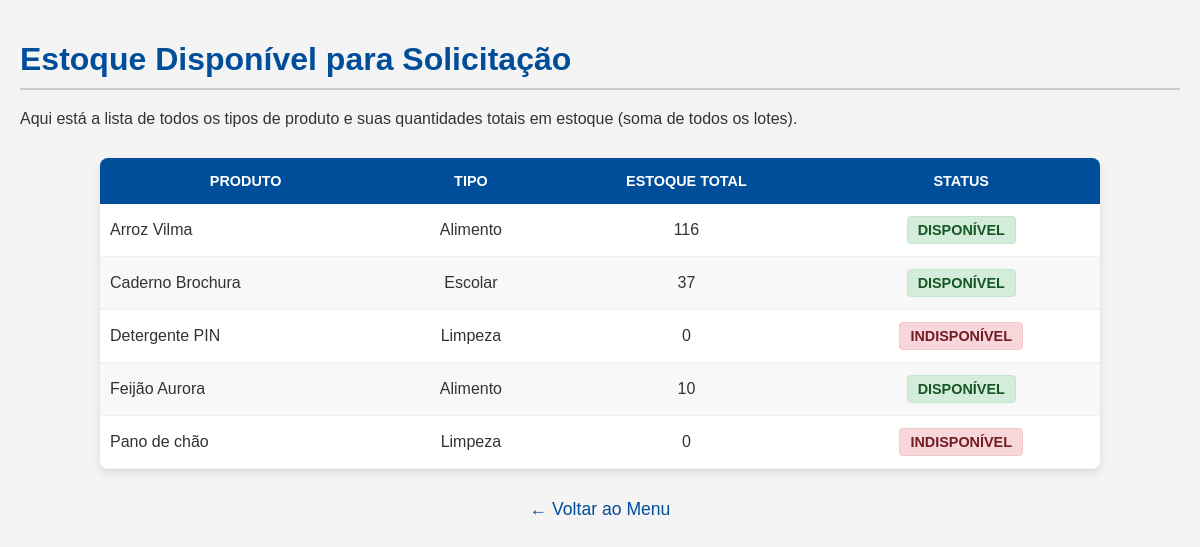
The app's page /produtos/estoque/ (signed in), older data.
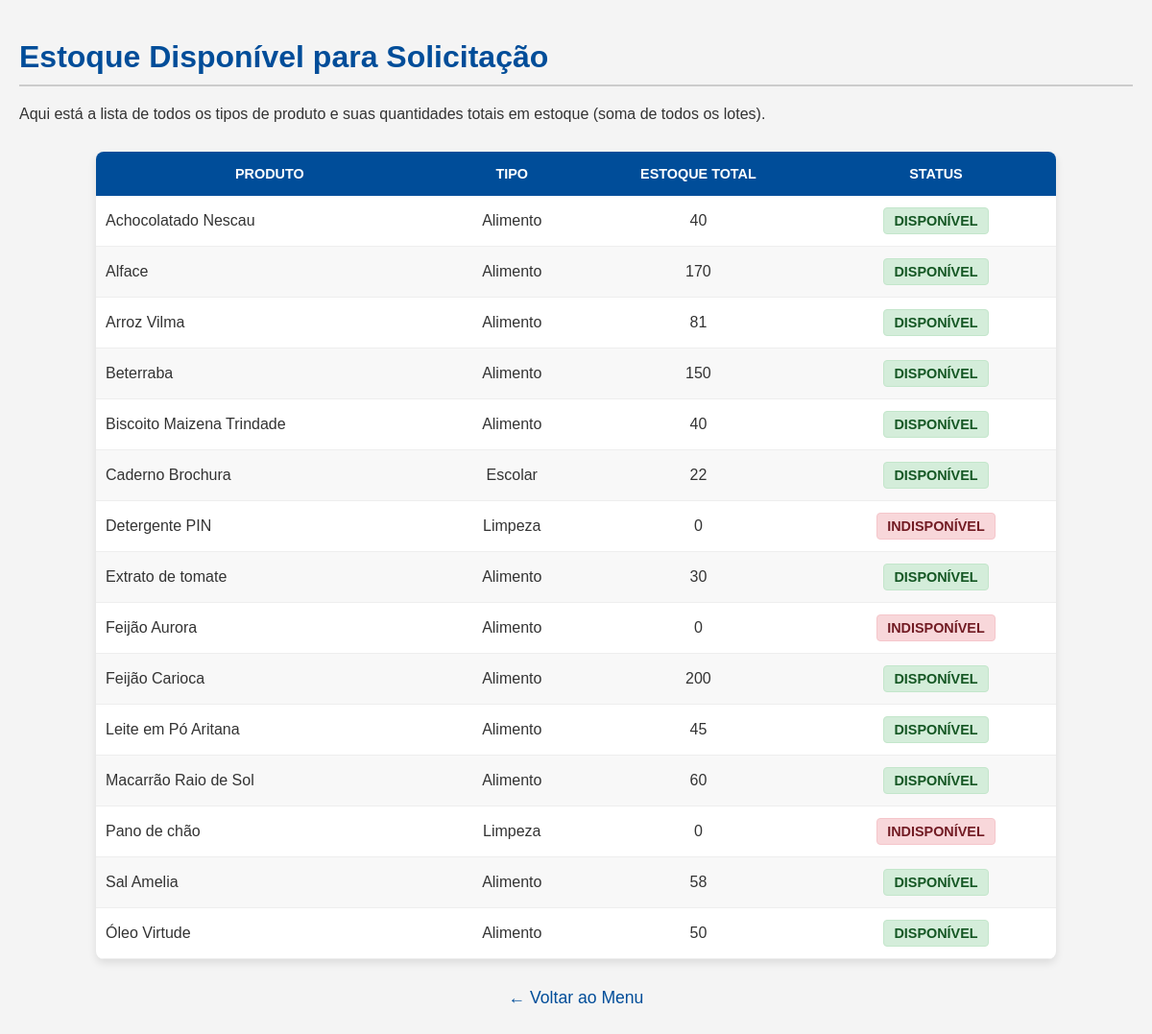
The same page, newer data.
### produtos/models.py (models this page shows, shortened)
class TipoProduto(models.Model):
    id = models.AutoField(primary_key=True)
    nome = models.CharField(max_length=100, unique=True)
    PRODUTO_TIPO = (
        ('ALIMENTO', 'Alimento'),
        ('LIMPEZA', 'Limpeza'),
        ('ESCOLAR', 'Escolar'),
        ('OUTROS', 'Outros'),
    )
    tipo = models.CharField(max_length=50, choices=PRODUTO_TIPO, default='OUTROS')
    ORIGEM_COMPRA_CHOICES = (
        ('COMUM', 'Compra Comum'),
        ('AGRICULTURA', 'Agricultura Familiar'),
    )
    origem_compra = models.CharField(
        max_length=15,
        choices=ORIGEM_COMPRA_CHOICES,
        default='COMUM',
        verbose_name='Origem da Compra'
    )
    UNIDADE_CHOICES = (
        ('KG', 'Quilogramas (KG)'),
        ('G', 'Gramas (g)'),
        ('L', 'Litros (L)'),
        ('ML', 'Mililitros (mL)'),
        ('UN', 'Unidades (Un)'),
        ('CX', 'Caixas (Cx)'),
        ('NA', 'Não Aplicável (N/A)')
    )
    unidade_medida = models.CharField(
        max_length=5,
        choices=UNIDADE_CHOICES,
        default='NA',
        verbose_name='Unidade de Medida'
    )
    possui_data_fabricacao = models.BooleanField(
        default=True,
        verbose_name='Possui Data de Fabricação?',
    )
    possui_data_validade = models.BooleanField(
        default=True,
        verbose_name='Possui Data de Validade?'
    )
    ativo = models.BooleanField(
        default=True,
        verbose_name='Ativo',
        help_text='Produtos inativos não aparecem para novos pedidos, mas mantêm histórico'
    )
    class Meta:
        ordering = ['nome']
        verbose_name = 'Tipo de Produto'
        verbose_name_plural = 'Tipos de Produtos'
        db_table = 'tb_tipo_produto'

### produtos/views.py (the view)
# urls.py: path('estoque/', views.listar_estoque_disponivel, name='estoque_disponivel'),
@login_required
@user_passes_test(lambda u: u.is_diretor())
def listar_estoque_disponivel(request):
    produtos = TipoProduto.objects.filter(ativo=True).annotate(
        total_estoque=Coalesce(
            Sum('lotes__quantidade_pacotes'),
            0,
            output_field=IntegerField()
        )
    ).order_by('nome')
    context = {
        'produtos': produtos
    }
    return render(request, 'produtos/estoque_disponivel.html', context)

### usuarios/models.py (called while the page is built)
    def is_diretor(self):
        return self.cargo == 'DIRETOR'

### produtos/templates/produtos/estoque_disponivel.html (shortened to what this page needs)
{% load static %}
<!DOCTYPE html>
<html lang="pt-br">
<head>
    <link rel="stylesheet" href="{% static 'produtos/estoque_lista.css' %}">
    <link rel="stylesheet" href="{% static 'produtos/estoque_diretor.css' %}">
    <link rel="stylesheet" href="{% static 'produtos/pedidos.css'%}">
</head>
<body>
    <div class="container-principal">
        <h1>Estoque Disponível para Solicitação</h1>
        <p>Aqui está a lista de todos os tipos de produto e suas quantidades totais em estoque (soma de todos os lotes).</p>
        <table class="tabela-pedidos">
            <thead>
                <tr>
                    <th>Produto</th>
                    <th class="col-tipo">Tipo</th>
                    <th class="col-estoque-total">Estoque Total</th>
                    <th class="col-status-solicitacao">Status</th>
                </tr>
            </thead>
            <tbody>
                {% for produto in produtos %}
                <tr>
                    <td class="col-produto">{{ produto.nome }}</td>
                    <td class="col-tipo">{{ produto.get_tipo_display }}</td>
                    <td class="col-estoque-total">{{ produto.total_estoque|default:"0" }}</td>
                    <td class="col-status-solicitacao">
                        {% if produto.total_estoque > 0 %}
                            <span class="status-disponivel">Disponível</span>
                        {% else %}
                            <span class="status-indisponivel">Indisponível</span>
                        {% endif %}
                    </td>
                </tr>
                {% empty %}
                <tr>
                    <td colspan="4" class="tabela-vazia">Nenhum tipo de produto cadastrado no momento.</td>
                </tr>
                {% endfor %}
            </tbody>
        </table>
        <div class="rodape-link">
            <a href="{% url 'menu_diretor' %}" class="link-voltar">← Voltar ao Menu</a>
        </div>
    </div>
</body>
</html>

Row changes from the older to the newer data that the page shows:
added TipoProduto: nome "Achocolatado Nescau", tipo "Alimento", total_estoque "40", shows "DISPONÍVEL"
added TipoProduto: nome "Alface", tipo "Alimento", total_estoque "170", shows "DISPONÍVEL"
computed for TipoProduto "Arroz Vilma": total_estoque "116" → "81"
added TipoProduto: nome "Beterraba", tipo "Alimento", total_estoque "150", shows "DISPONÍVEL"
added TipoProduto: nome "Biscoito Maizena Trindade", tipo "Alimento", total_estoque "40", shows "DISPONÍVEL"
computed for TipoProduto "Caderno Brochura": total_estoque "37" → "22"
added TipoProduto: nome "Extrato de tomate", tipo "Alimento", total_estoque "30", shows "DISPONÍVEL"
computed for TipoProduto "Feijão Aurora": total_estoque "10" → "0"; text "DISPONÍVEL" → "INDISPONÍVEL"
added TipoProduto: nome "Feijão Carioca", tipo "Alimento", total_estoque "200", shows "DISPONÍVEL"
added TipoProduto: nome "Leite em Pó Aritana", tipo "Alimento", total_estoque "45", shows "DISPONÍVEL"
added TipoProduto: nome "Macarrão Raio de Sol", tipo "Alimento", total_estoque "60", shows "DISPONÍVEL"
added TipoProduto: nome "Sal Amelia", tipo "Alimento", total_estoque "58", shows "DISPONÍVEL"
added TipoProduto: nome "Óleo Virtude", tipo "Alimento", total_estoque "50", shows "DISPONÍVEL"
